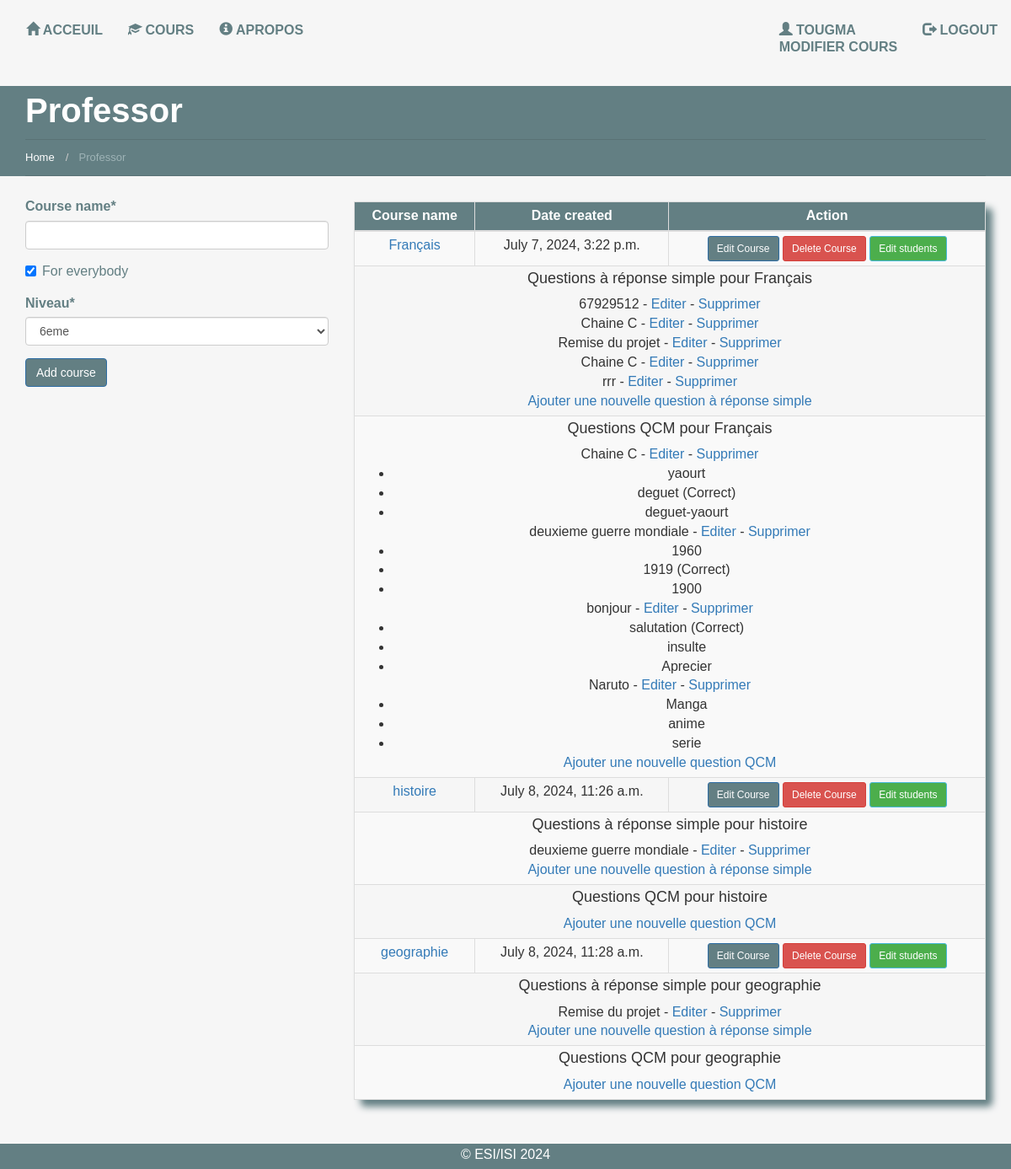
The page /profile/professor/ (signed in) on the database its author committed.
### users/models.py (models this page shows)
class UserProfile(AbstractUser):
    is_professor = models.BooleanField(default=False)
    is_site_admin = models.BooleanField(default=False)
    niveau = models.CharField(null=False,max_length=8,default="")
    confirmation_code  = models.CharField(max_length=6,default="")
    numero  = models.CharField(max_length=8,unique=True)
    paiement = models.CharField(max_length=8,default= "AWAIT")

### courses/models.py (models this page shows, shortened)
class Course(models.Model):
    course_name = models.CharField(max_length=20)
    course_created_date = models.DateTimeField(auto_now_add=True)
    user = models.ForeignKey(UserProfile, default=1)
    view = models.IntegerField(default=0)
    students = models.ManyToManyField(UserProfile, related_name='students_to_course')
    for_everybody = models.BooleanField(default=True)
    note_choix = models.IntegerField(default=0)
    note_question = models.IntegerField(default=0)
    niveau = models.CharField(max_length=8,default="")

### evaluer/models.py (models this page shows, shortened)
class Question(models.Model):
    cour = models.ForeignKey(Course, on_delete=models.CASCADE,related_name='questions')
    text = models.CharField(max_length=255)
    correct_answer = models.CharField(max_length=255,default="")

### choix/models.py (models this page shows, shortened)
class Question(models.Model):
    cour = models.ForeignKey(Course, on_delete=models.CASCADE,related_name='choices')
    text = models.CharField(max_length=255)

class Choice(models.Model):
    question = models.ForeignKey(Question,related_name='choices', on_delete=models.CASCADE)
    text = models.CharField(max_length=255)
    is_correct = models.BooleanField(default=False)

### users/views.py (the view, shortened to what this page needs)
# urls.py: url(r'^professor/(?P<course_name>[\w ]+)/$', course_views.course, name='professor_course'),
@user_passes_test(lambda user: user.is_professor)
def professor(request):
    add_course_form = AddCourseForm(request.POST or None)
    queryset_course = Course.objects.filter(user_id=request.user.id)
    queryset_cours = Course.objects.filter(Q(user__username=request.user) and Q(id=request.user.id)).prefetch_related('questions')
    queryset_courses = Course.objects.filter(Q(user__username=request.user) and Q(id=request.user.id)).prefetch_related('choices')
    context = {
        "title": "Professor",
        "add_course_form": add_course_form,
        "queryset_cours": queryset_cours,
        "queryset_course": queryset_course,
        "queryset_courses": queryset_courses,
    }
    return render(request, "users/professor_dashboard.html", context)

### courses/forms.py (shortened to what this page needs)
class AddCourseForm(forms.ModelForm):
    niveau = forms.ChoiceField(choices=NIVEAU_CHOICES)
    class Meta:
        model = Course
        fields = ['course_name', 'for_everybody']

### templates/users/professor_dashboard.html (shortened to what this page needs)
{% extends 'base.html' %}
{% load crispy_forms_tags %}
{% load static %}
{% block content %}
  <link href="{% static 'css/professor.css' %}" rel="stylesheet"/>
  {% include 'breadcrumb.html' %}
  <div class="container professor-panel-content">
    <div class="row">
      <div class="col-md-4">
        <form method='POST' action=''>
          {{ add_course_form|crispy }}
          <input class='btn btn-primary' type='submit' value='Add course'/>
        </form>
      </div>
      <div class="col-md-8">
        {% if queryset_course %}
          <table class="table table-condensed table-hover generic-table table-bordered table-striped">
            <thead>
              <tr>
                <th>Course name</th>
                <th>Date created</th>
                <th>Action</th>
              </tr>
            </thead>
            {% for instance in queryset_course %}
              <tr>
                <td><a href="{% url 'professor_course' instance.course_name %}">{{ instance.course_name }}</a></td>
                <td>{{ instance.course_created_date }}</td>
                <td>
                  <a href="{% url 'edit' instance.course_name %}">
                    <input class='btn btn-primary btn-sm' type='submit' value='Edit Course'/>
                  </a>
                  <a href="{% url 'delete' instance.course_name %}">
                    <input class='btn btn-danger btn-sm' type='submit' value='Delete Course'/>
                  </a>
                  <a href="{% url 'list_students' instance.course_name %}">
                    <input class='btn btn-info btn-sm' type='submit' value='Edit students'/>
                  </a>
                </td>
              </tr>
              <tr>
                <td colspan="3">
                  <h4>Questions à réponse simple pour {{ instance.course_name }}</h4>
                  {% for question in instance.questions.all %}
                      <p>
                        {{ question.text }} -
                        <a href="{% url 'editer_question' question.pk %}">Editer</a> -
                        <a href="{% url 'supprimer_question' question.pk %}">Supprimer</a>
                      </p>
                  {% endfor %}
                  <a href="{% url 'ajouter_question' instance.id %}">Ajouter une nouvelle question à réponse simple</a>
                </td>
              </tr>
              <tr>
                <td colspan="3">
                  <h4>Questions QCM pour {{ instance.course_name }}</h4>
                  {% for question in instance.choices.all %}
                      <p>
                        {{question.text }} -
                        <a href="{% url 'editer_choix' question.pk %}">Editer</a> -
                        <a href="{% url 'supprimer_choix' question.pk %}">Supprimer</a>
                      </p>
                    <ul>
                      {% for choice in question.choices.all %}
                        <li>{{ choice.text }} {% if choice.is_correct %}(Correct){% endif %}</li>
                      {% endfor %}
                    </ul>
                  {% endfor %}
                  <a href="{% url 'ajouter_choix' instance.id %}">Ajouter une nouvelle question QCM</a>
                </td>
              </tr>
            {% endfor %}
          </table>
        {% else %}
          <p>Pas D'evaluation.</p>
        {% endif %}
      </div>
    </div>
  </div>
{% endblock %}

### templates/base.html (shortened to what this page needs)
<!DOCTYPE html>
<html lang="en">
<head>
  {% include 'head_css.html' %}
</head>
<body>
<div id="wrap">
  {% include 'navbar.html' %}
  {% block content %}
  {% endblock %}
</div>
<div id="footer">
  <div class="container">
    © ESI/ISI 2024
  </div>
</div>
</body>
</html>

### templates/head_css.html
{% load staticfiles %}
<link href="{% static "css/bootstrap.min.css" %}" rel="stylesheet" />
<link href="{% static "css/base.css" %}" rel="stylesheet" />
<link href="{% static "css/home.css" %}" rel="stylesheet" />

### templates/javascript.html (shortened to what this page needs)
{% load staticfiles %}

### templates/navbar.html (shortened to what this page needs)
<nav class="navbar" role="navigation">
  <div class="container-fluid">
    <div class="collapse navbar-collapse" id="mainNavBar">
      <ul class="nav navbar-nav">
        <li class="active"><a href="/"><span class="glyphicon glyphicon-home"></span> Acceuil</a></li>
        {% if request.user.is_authenticated %}
        {% if request.user.paiement == "PRENIUM" or request.user.paiement == "STANDART"  or request.user.is_professor or request.user.is_site_admin %}
          <li><a href="{% url 'courses' %}"><span class="glyphicon glyphicon-education"></span> Cours</a></li>
        {% endif %}
        {% else %}
          <li><a href="/"><span class="glyphicon glyphicon-education"></span> Cours</a></li>
        {% endif %}
        <li><a href="{% url 'about' %}"><span class="glyphicon glyphicon-info-sign"></span> Apropos</a></li>
      </ul>
      <ul class="nav navbar-nav navbar-right">
          {% if request.user.is_authenticated %}
            {% if request.user.is_professor or request.user.is_admin %}
            <li><a href="{% url 'profile' %}"><span class="glyphicon glyphicon-user"></span> {{ request.user.first_name }}  <br> Modifier Cours</a>
            </li>
            {% else %}
            <li><a href="{% url 'profile' %}"><span class="glyphicon glyphicon-user"></span> {{ request.user.first_name }}  <br> Modifier Profil</a>
            </li>
            {%endif%}
            <li><a href="/accounts/logout"><span class="glyphicon glyphicon-log-out"></span> Logout</a></li>
          {% else %}
            <li><a href="/accounts/register"><span class="glyphicon glyphicon-plus"></span> Sign Up</a></li>
            <li><a href="/accounts/login"><span class="glyphicon glyphicon-user"></span> Log In</a></li>
          {% endif %}
      </ul>
    </div>
  </div>
</nav>

### templates/breadcrumb.html (shortened to what this page needs)
{% load staticfiles %}
<link href="{% static "css/breadcrumb.css" %}" rel="stylesheet"/>
<div class="bread-h">
  <div class="container">
    <section class="title-section">
      <h1 class="title-header">{{ title }} </h1>
      <ul class="breadcrumb breadcrumb__t">
        <li>
          <a href="/">Home&nbsp</a>
        </li>
        <li class="active">&nbsp{{ title }}</li>
      </ul>
    </section>
  </div>
</div>

### users/static_in_users/static_files/css/base.css (style rules this page uses)
html, body { font-family: 'Source Sans Pro', sans-serif; font-size: 100%; background-color: #F6F6F6; height: 100%; }
#wrap { min-height: 100%; height: auto; margin: 0 auto -30px; padding: 0 0 30px; }
#footer { height: 30px; background-color: #637f83; text-align: center; color: white; margin-top: 2em; }
#footer > .container { padding-top: 2px; }
ul, ol { margin: 0; }
p { margin: 0; }

### users/static_in_users/static_files/css/home.css (style rules this page uses)
h4, h5, h6, h1, h2, h3 { margin-top: 0; }
ul, ol { margin: 0; }
p { margin: 0; }
html, body { font-family: 'Source Sans Pro', sans-serif; font-size: 100%; background-color: #F6F6F6; }
a { outline: none !important; }
@media (max-width: 1200px) { #mainNavBar { padding-left: 0; padding-right: 0; } }
#mainNavBar { margin-top: 10px; }
#mainNavBar li a { display: block; font-size: 1em; color: #637f83; -webkit-transition: all 0.3s ease; -moz-transition: all 0.3s ease; -o-transition: all 0.3s ease; transition: all 0.3s ease; text-transform: uppercase; font-weight: bold; }

### users/static_in_users/static_files/css/professor.css (style rules this page uses)
label, h2, th { color: #637f83; }
.professor-panel-content { margin-top: 25px !important; }
.generic-table { margin-top: 5px; -moz-border-radius: 5px; border-radius: 5px; -moz-box-shadow: 8px 8px 8px #637F83; -webkit-box-shadow: 8px 8px 8px #637F83; box-shadow: 8px 8px 8px #637F83; }
.generic-table td a { text-decoration: none; }
.generic-table th { background-color: #637F83; color: white; }
.generic-table td, th { text-align: center; }
.btn-info { background-color: #4cae4c; }
.btn-primary { background-color: #637F83; }

### users/static_in_users/static_files/css/breadcrumb.css (style rules this page uses)
.bread-h { background: #637f83; margin-bottom: 25px; }
.title-section { background: #637f83; position: relative; border-bottom: 1px solid #597275; }
.title-section h1 { margin: 0 0 5px 0; line-height: 58px; font-size: 40px; font-weight: bold; color: #fff; }
.title-section ul { background: none; position: relative; margin: 0; padding: 9px 0 10px 0; border-top: 1px solid #597275; -webkit-border-radius: 0; -moz-border-radius: 0; border-radius: 0; }
.title-section ul li { line-height: 18px; font-size: 13px; color: #5f6775; }
.title-section ul li a { color: #fff; }
.breadcrumb > .active { color: #9eb3b6; }

### rows shown on the page
UserProfile: user.first_name "TOUGMA"
Course: course_name "Français", course_created_date "July 7, 2024, 3:22 p.m."
Question: text "67929512"
Question: text "Chaine C"
Question: text "Remise du projet"
Question: text "Chaine C"
Question: text "rrr"
Question: text "Chaine C"
Choice: text "yaourt"
Choice: text "deguet", is_correct "(Correct)"
Choice: text "deguet-yaourt"
Question: text "deuxieme guerre mondiale"
Choice: text "1960"
Choice: text "1919", is_correct "(Correct)"
Choice: text "1900"
Question: text "bonjour"
Choice: text "salutation", is_correct "(Correct)"
Choice: text "insulte"
Choice: text "Aprecier"
Question: text "Naruto"
Choice: text "Manga"
Choice: text "anime"
Choice: text "serie"
Course: course_name "histoire", course_created_date "July 8, 2024, 11:26 a.m."
Question: text "deuxieme guerre mondiale"
Course: course_name "geographie", course_created_date "July 8, 2024, 11:28 a.m."
Question: text "Remise du projet"

### other values the page prints
{{ title }} "Professor"
